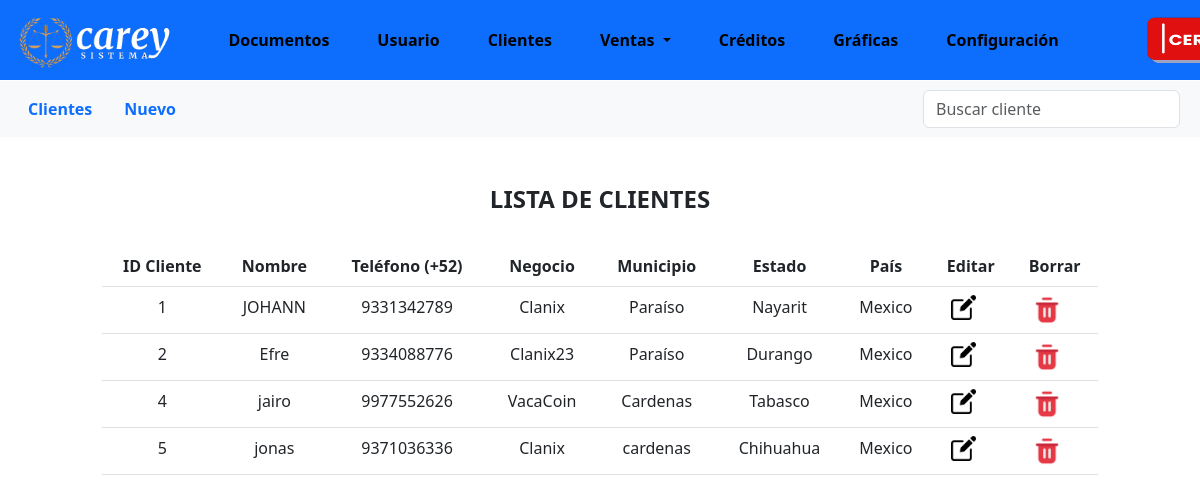
/index.php?module=clientes (signed in), run on an earlier commit of the app's database.
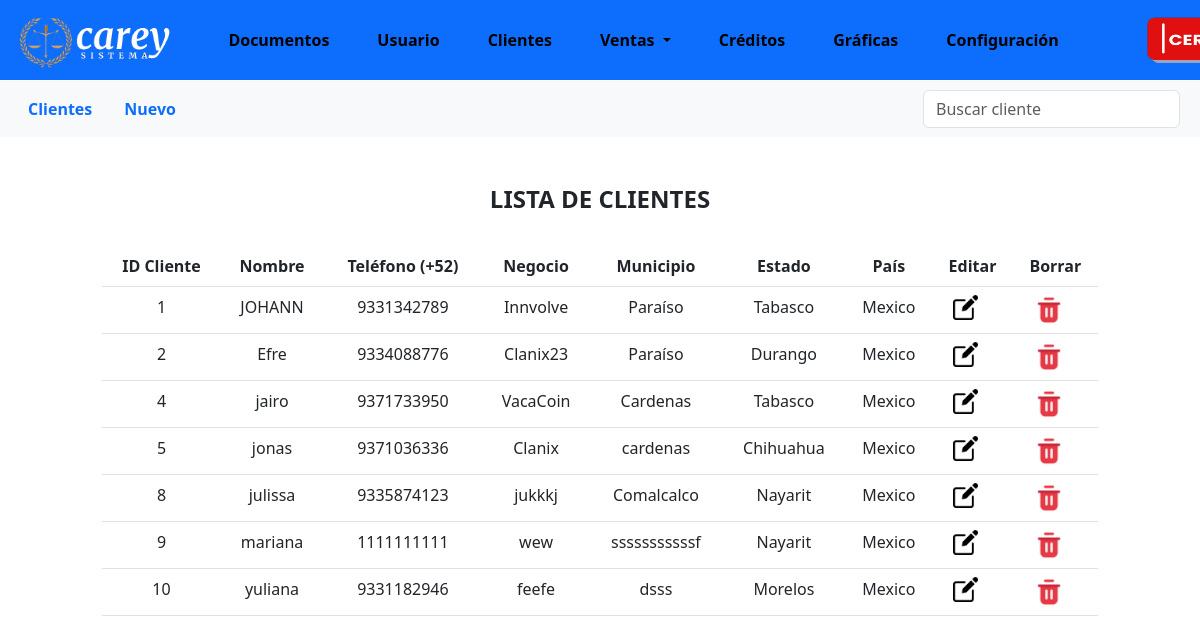
And on a later commit of the database.
### tables this page shows
CREATE TABLE `cliente` (
  `id_cliente` int(11) NOT NULL,
  `nombre_cliente` varchar(40) NOT NULL,
  `telefono_cliente` varchar(13) NOT NULL,
  `nombre_negocio` varchar(45) NOT NULL,
  `municipio` varchar(60) NOT NULL,
  `estado` varchar(60) NOT NULL,
  `pais` varchar(50) NOT NULL
);

### controller/php/CRUD.php (called while the page is built, shortened)
<?php
function Consulta($query) {
    $conexion = obtenerConexion();
    $resultado = mysqli_query($conexion, $query);
    $resultadosArray = array();
    while ($fila = mysqli_fetch_assoc($resultado)) {
        $resultadosArray[] = $fila;
    }
    return $resultadosArray;
}
?>

### modules/moduloClientes/clientes.php (shortened to what this page needs)
<br><br>
<div class="contenido-do row">
  <br><br>
  <div class="container col-10 text-center">
    <h4 class="text-center"><strong>LISTA DE CLIENTES</strong></h4>
    <br>
    <table class="table table-hover" id="tablaClientes">
      <thead>
        <tr>
          <th scope="col">ID Cliente</th>
          <th scope="col">Nombre</th>
          <th scope="col">Teléfono (+52)</th>
          <th scope="col">Negocio</th>
          <th scope="col">Municipio</th>
          <th scope="col">Estado</th>
          <th scope="col">País</th>
          <th scope="col">Editar</th>
          <th scope="col">Borrar</th>
        </tr>
      </thead>
      <tbody>
        <?php
          $SQL = "SELECT * FROM cliente";
          $resultado = Consulta($SQL);
          foreach ($resultado as $fila) {
        ?>
        <form action="#" method="POST">
          <tr>
            <td><?php echo $fila['id_cliente'];?></td>
            <td><?php echo $fila['nombre_cliente'];?></td>
            <td><?php echo $fila['telefono_cliente'];?></td>
            <td><?php echo $fila['nombre_negocio'];?></td>
            <td><?php echo $fila['municipio'];?></td>
            <td><?php echo $fila['estado'];?></td>
            <td><?php echo $fila['pais'];?></td>
            <td>
              <button type="button" class="btn" data-bs-toggle="modal"
                data-bs-target="#editModal<?php echo $fila['id_cliente'];?>" style="width: 25px; height: 25px; display: flex; align-items: center;">
                <img src="assets/image/edit.png" width="25" height="25">
              </button>
            </td>
            <td>
              <button type="button" class="btn" data-bs-toggle="modal"
                data-bs-target="#deleteModal<?php echo $fila['id_cliente'];?>" style="width: 30px; height: 30px; display: flex; align-items: center;">
                <img src="assets/image/trash.png" width="30" height="30">
              </button>
            </td>
          </tr>
        </form>
        <?php
        }
        ?>
      </tbody>
    </table>
  </div>
</div>

What changed in the data, as far as the page shows it:
changed cliente "JOHANN": nombre_negocio "Clanix" → "Innvolve"; estado "Nayarit" → "Tabasco"
changed cliente "jairo": telefono_cliente "9977552626" → "9371733950"
added cliente: id_cliente "8", nombre_cliente "julissa", telefono_cliente "9335874123", nombre_negocio "jukkkj", municipio "Comalcalco", estado "Nayarit", pais "Mexico"
added cliente: id_cliente "9", nombre_cliente "mariana", telefono_cliente "1111111111", nombre_negocio "wew", municipio "sssssssssssf", estado "Nayarit", pais "Mexico"
added cliente: id_cliente "10", nombre_cliente "yuliana", telefono_cliente "9331182946", nombre_negocio "feefe", municipio "dsss", estado "Morelos", pais "Mexico"
